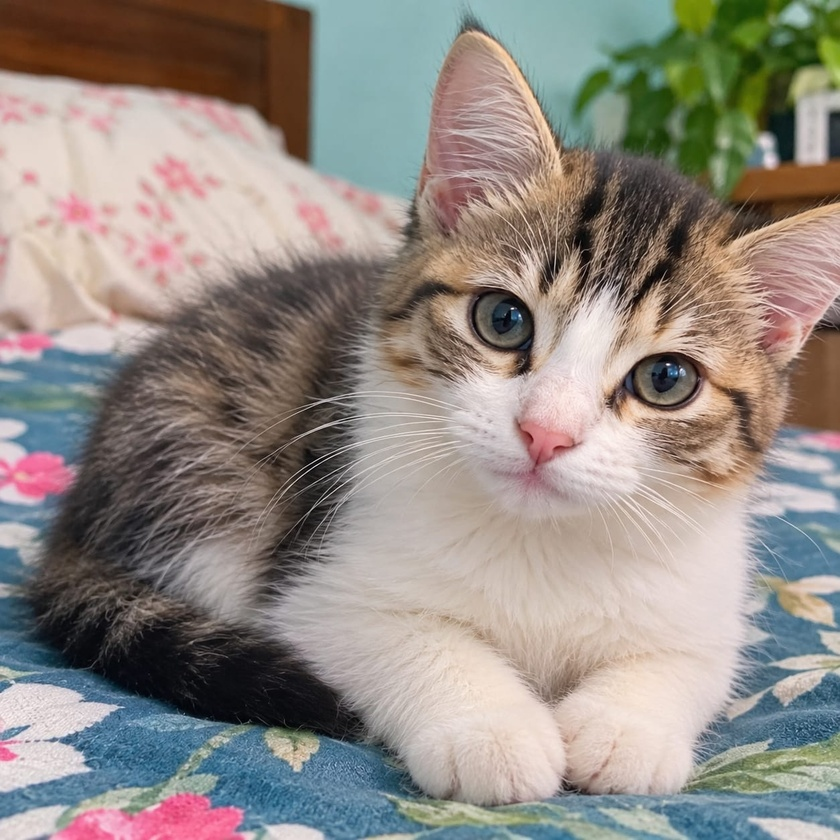
#> input picture BitPlane_Work/input.jpg, 840 x 840 px, shrunk from 1254 x 1254 before the run
$ python bits_work.py
#> lines starting #> are read from the running program, lines starting #| are printed output that depends on the picture; after the words box and inside, x2 and y2 are one past the last pixel; in counts of white or black regions, pixels touching at a corner belong together
import os
import numpy as np
import matplotlib.pyplot as plt
from PIL import Image


here = os.path.dirname(os.path.abspath(__file__))
def in_here(name):
    return os.path.join(here, name)


gray = np.asarray(Image.open(in_here("input.jpg")).convert("L"), dtype=np.uint8)
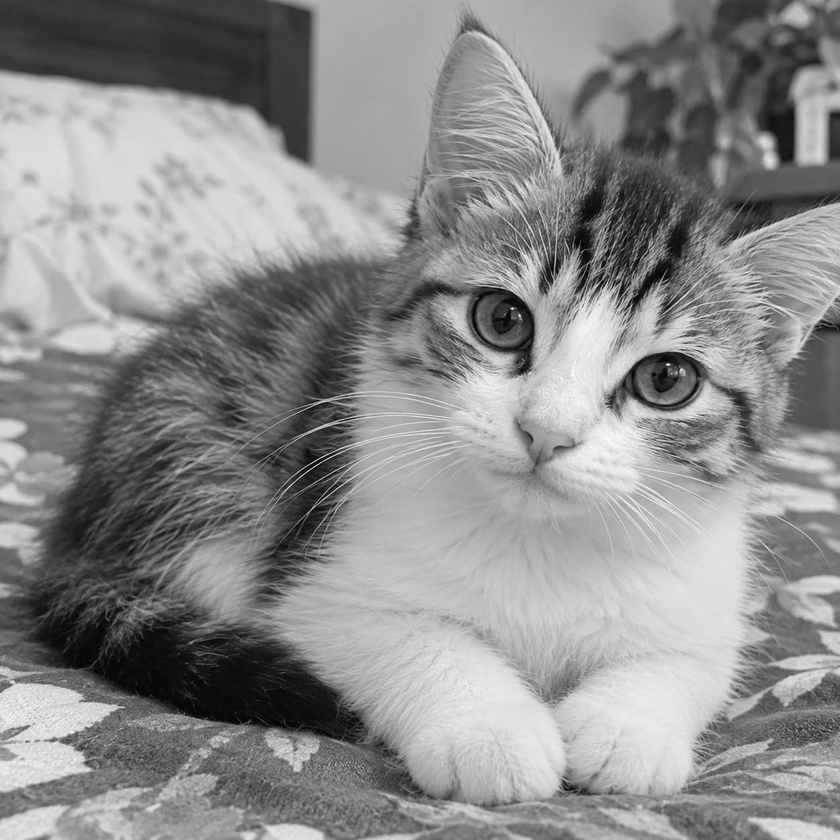
#> gray: shape (840, 840); min 0, max 254, mean 140.3


def get_layer(arr, k):
#> called with k = 0
    return (arr >> k) & 1
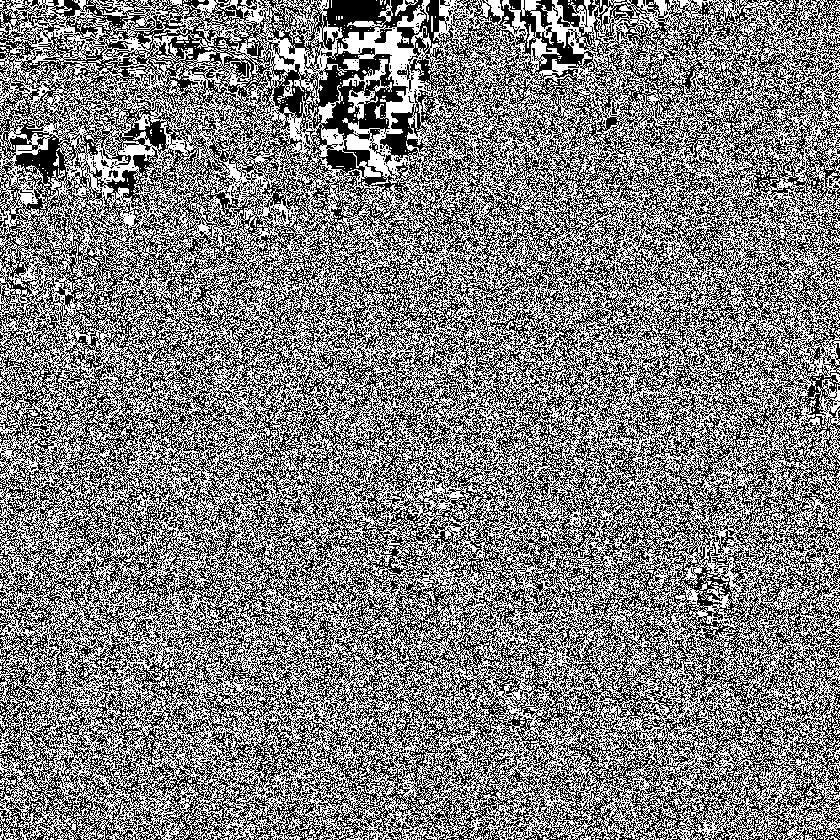
#> returned value: shape (840, 840); values 0 (black) and 1 (white), 49.9% white in thin lines or dots

layers = [get_layer(gray, k) for k in range(8)]
#> in get_layer (call 2), `return (arr >> k) & 1`: returned value: shape (840, 840); values 0 (black) and 1 (white), 49.8% white in thin lines or dots
#> in get_layer (call 3), `return (arr >> k) & 1`: returned value: shape (840, 840); values 0 (black) and 1 (white), 50.1% white; black in thin lines or dots
#> in get_layer (call 4), `return (arr >> k) & 1`: returned value: shape (840, 840); values 0 (black) and 1 (white), 50.9% white; 2384 black regions (2227 under 20 px), largest, box (x1, y1, x2, y2) and area: (0, 0, 840, 840) 322495, (0, 116, 78, 302) 3720, (153, 154, 223, 204) 919
#> in get_layer (call 5), `return (arr >> k) & 1`:
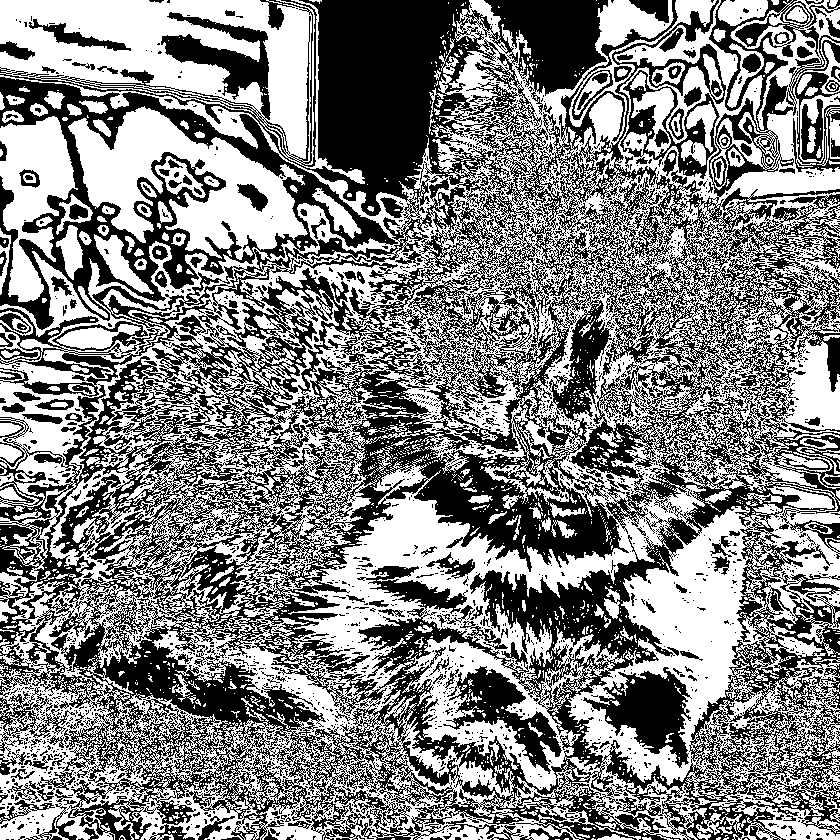
#> returned value: shape (840, 840); values 0 (black) and 1 (white), 51.5% white; 2557 black regions (2340 under 20 px), largest, box (x1, y1, x2, y2) and area: (0, 0, 840, 840) 302695, (583, 667, 692, 768) 5024, (443, 666, 562, 774) 4092
#> in get_layer (call 6), `return (arr >> k) & 1`:
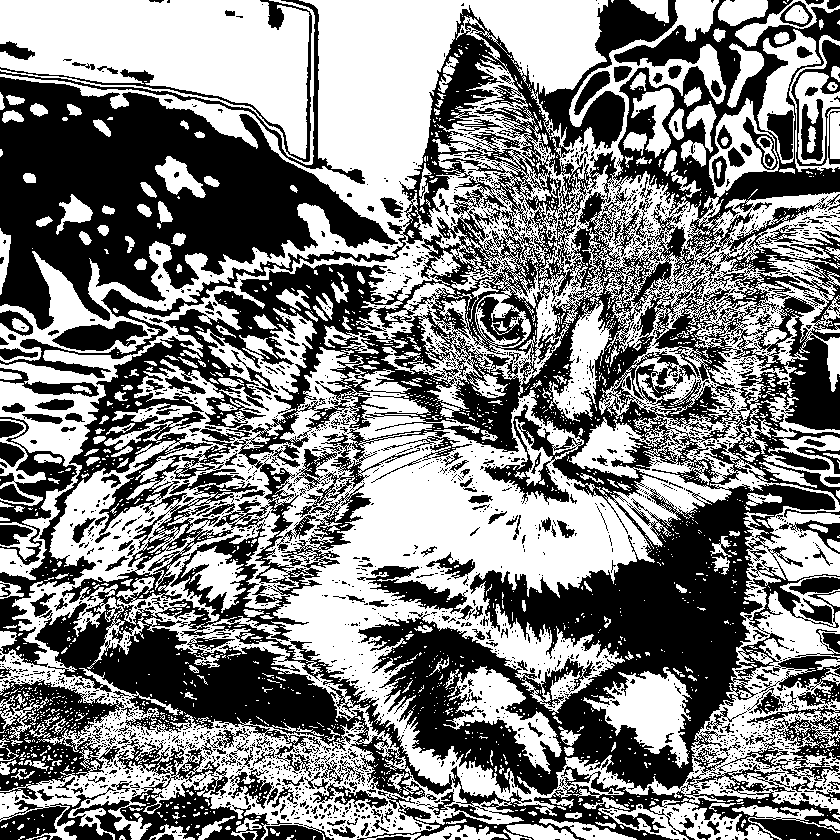
#> returned value: shape (840, 840); values 0 (black) and 1 (white), 50.7% white; 2454 black regions (2176 under 20 px), largest, box (x1, y1, x2, y2) and area: (0, 0, 840, 840) 232785, (0, 77, 398, 330) 49244, (0, 679, 124, 800) 6761
#> in get_layer (call 7), `return (arr >> k) & 1`:
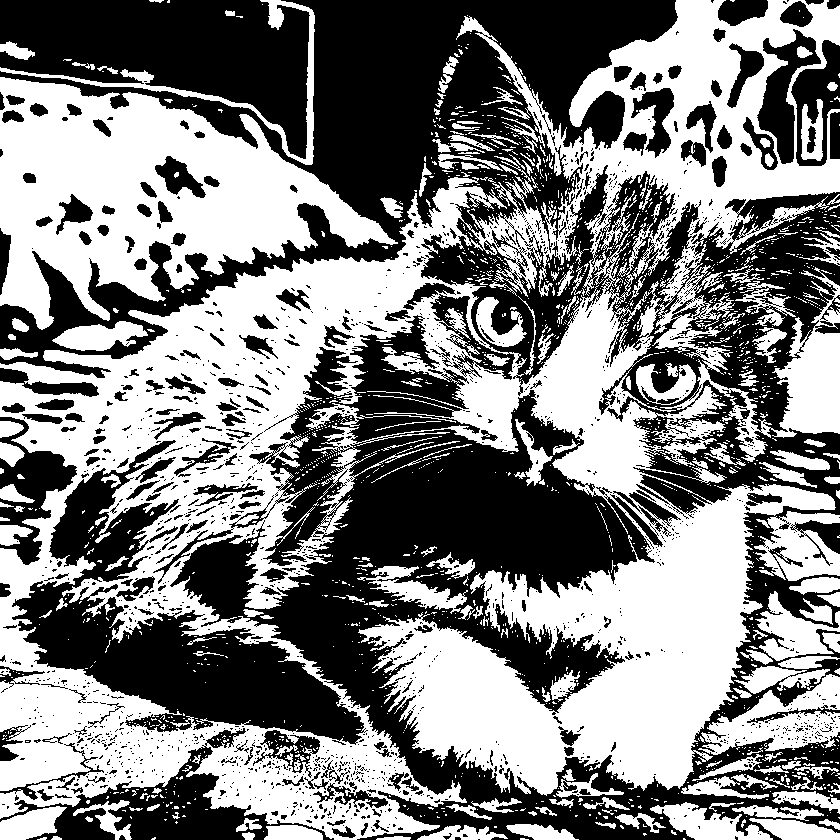
#> returned value: shape (840, 840); values 0 (black) and 1 (white), 50.6% white; 1750 black regions (1518 under 20 px), largest, box (x1, y1, x2, y2) and area: (0, 0, 840, 840) 231266, (12, 440, 368, 745) 33008, (0, 0, 310, 159) 27180
#> in get_layer (call 8), `return (arr >> k) & 1`:
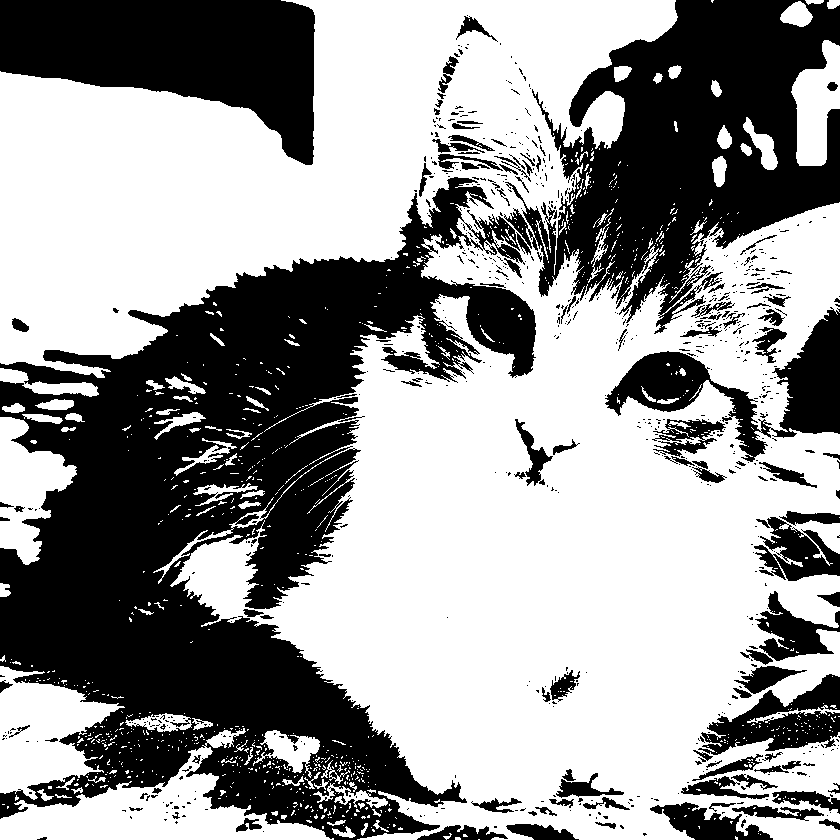
#> returned value: shape (840, 840); values 0 (black) and 1 (white), 59.3% white; 732 black regions (610 under 20 px), largest, box (x1, y1, x2, y2) and area: (0, 177, 536, 840) 154882, (504, 0, 840, 334) 57185, (0, 0, 315, 165) 30995
#> layers = 8 items


def rebuild(arr, top_n):
    total = np.zeros_like(arr, dtype=np.uint8)
    for k in range(8 - top_n, 8):
        total += (get_layer(arr, k) << k).astype(np.uint8)
    return total


fig = plt.figure(figsize=(16, 8))

plt.subplot(3, 4, 1)
plt.imshow(gray, cmap="gray")
plt.title("Mul chobi")
plt.axis("off")

for k in range(7, -1, -1):
    pos = 8 - k + 1            # bit 7 -> 2 number box, bit 0 -> 9 number box
    plt.subplot(3, 4, pos)
    plt.imshow(layers[k], cmap="gray")
    plt.title(f"Bit {k}")
    plt.axis("off")

for i, n in enumerate([1, 2, 3]):
    plt.subplot(3, 4, 10 + i)
    plt.imshow(rebuild(gray, n), cmap="gray", vmin=0, vmax=255)
    plt.title(f"Shudhu top {n} bit")
    plt.axis("off")

plt.tight_layout()
plt.savefig(in_here("bits_overview.png"), dpi=120)
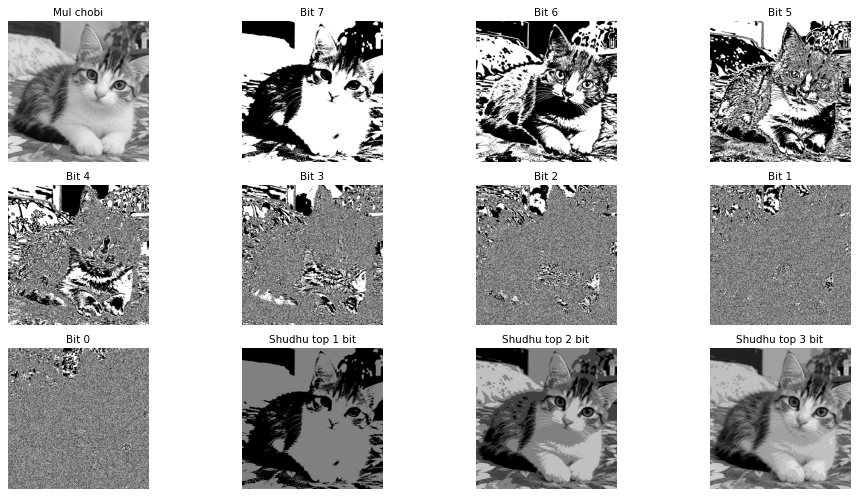
#> figure drawn by matplotlib, 12 panels


Image.fromarray((layers[7] * 255).astype(np.uint8)).save(in_here("my_bit7.png"))
Image.fromarray((layers[0] * 255).astype(np.uint8)).save(in_here("my_bit0.png"))


for k in range(7, -1, -1):
    print(f"bit {k}: 1-er shonkha = {layers[k].sum()}")
#> this loop made 8 passes
#| bit 7: 1-er shonkha = 418077
#| bit 6: 1-er shonkha = 356909
#| bit 5: 1-er shonkha = 358055
#| bit 4: 1-er shonkha = 363539
#| bit 3: 1-er shonkha = 359483
#| bit 2: 1-er shonkha = 353266
#| bit 1: 1-er shonkha = 351146
#| bit 0: 1-er shonkha = 352248

print("kaj shesh, file save hoyeche:", here)
plt.show()
